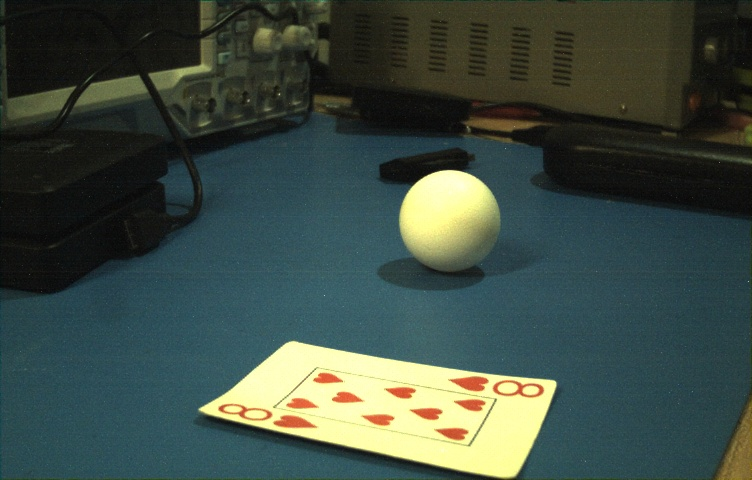
#> input picture testImages/right5.jpg, 752 x 480 px, found by its file name
$ python ballTracker.py
#> lines starting #> are read from the running program, lines starting #| are printed output that depends on the picture; long printed decimals are rounded
'''
Author: Anthony P Chiusano III
File Name: ballTracker.py
File Description:
    Uses SimpleBlobDetector to detect circular blobs within an image to determine
    the center point (x,y) of a pingpong ball
'''

# imports
import cv2
import numpy as np
# [11 lines of commented-out code are left out]
params = cv2.SimpleBlobDetector_Params()

# # Change thresholds
# params.minThreshold = 10
# params.maxThreshold = 200

#Filter by Area.

params.filterByArea = True
params.minArea = 2000
params.maxArea = 14500

#Filter by Color
params.filterByColor = False

# Filter by Circularity
params.filterByCircularity = True
params.minCircularity = .7

# # Filter by Convexity
# params.filterByConvexity = True
# params.minConvexity = 0.1

# # Filter by Inertia
# params.filterByInertia = True
# params.minInertiaRatio = 0.01

# Read image
img = cv2.imread('testImages/right5.jpg', cv2.IMREAD_GRAYSCALE)
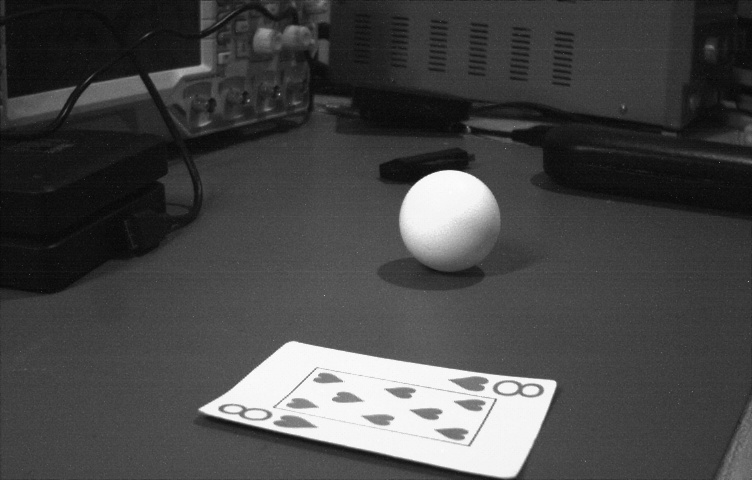
#> img: shape (480, 752); min 5, max 254, mean 70.8
# img = cv2.VideoCapture('videos/bounds/orangeBallMiddleBound3.mov')

imgBlurred = cv2.GaussianBlur(img,(7,7),0)

# Set up the blob detector.
detector = cv2.SimpleBlobDetector_create(params)

# Detect blobs from the image.
keypoints = detector.detect(imgBlurred)
#> keypoints = 1 keypoints; (x, y, size): (445, 212, 86.1)

#Finding the center of the Blob
x = keypoints[0].pt[0]
#> x = 444.7
y = keypoints[0].pt[1]
#> y = 211.5

# Draw detected blobs as red circles.
# cv2.DRAW_MATCHES_FLAGS_DRAW_RICH_KEYPOINTS - This method draws detected blobs as red circles and ensures that the size of the circle corresponds to the size of the blob.
blobs = cv2.drawKeypoints(img, keypoints, np.array([]), (0,0,255), cv2.DRAW_MATCHES_FLAGS_DRAW_RICH_KEYPOINTS)

#Test Images
cv2.imshow('Blurred',imgBlurred)

# Show keypoints
print(x)
#| 444.713
print(y)
#| 211.542
cv2.imshow('Blobs',blobs)
cv2.imshow('ImgBlurred', imgBlurred)
cv2.waitKey(0)

$ run again, with testImages/right8.jpg copied over testImages/right5.jpg
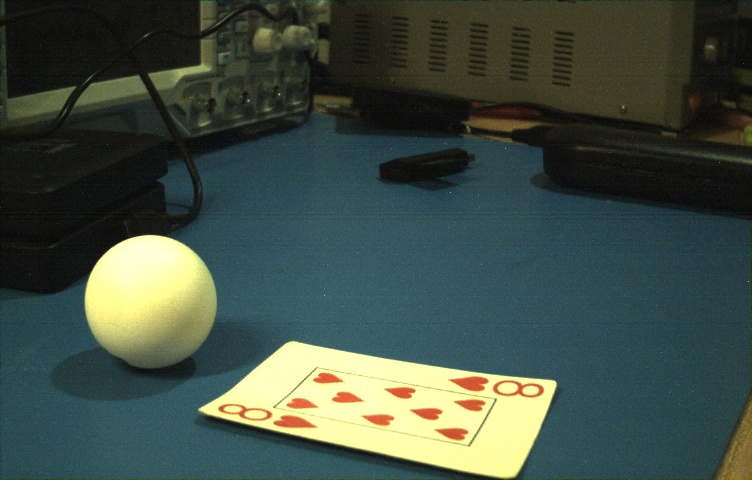
#> input picture testImages/right8.jpg, 752 x 480 px, found by its file name
#> `img = cv2.imread('testImages/right5.jpg', cv2.IMREAD_GRAYSCALE)`:
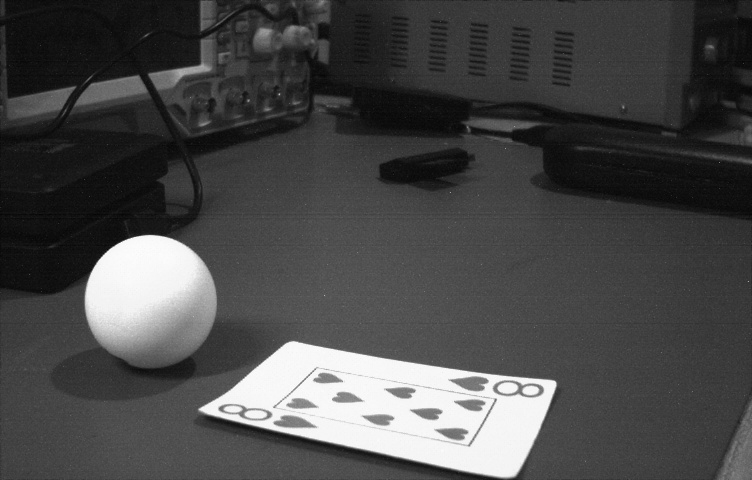
#> img: shape (480, 752); min 1, max 255, mean 72.8
#> keypoints = 1 keypoints; (x, y, size): (148, 293, 118.9)
#> x = 147.5
#> y = 292.8
#| 147.525
#| 292.796
